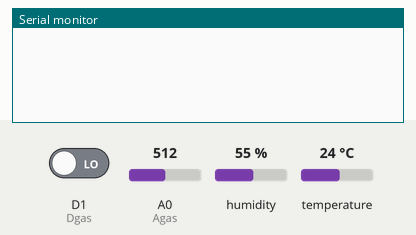
The sketch below on a simulated ESP8266 (NodeMCU). On the bench: the last lines printed to the serial monitor. The test bench sets the inputs (shaded band); at power-on: humidity 55 %, A0 (Agas) = 512, D1 (Dgas) LOW, temperature 24 °C. WiFi joins after 1.5 s; servers stay silent unless stated.

Above: at 3.0 s.
3.1 s: humidity set to 22 %
At 4.2 s:
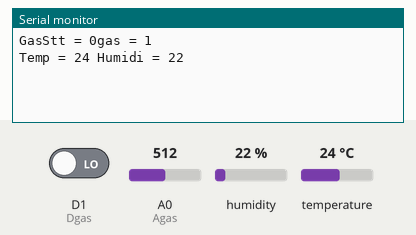
5.3 s: A0 (Agas) set to 716
At 6.1 s:
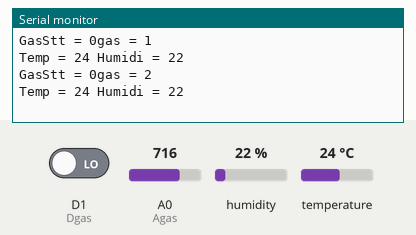
6.8 s: D1 (Dgas) driven HIGH
8.3 s: temperature set to 12 °C
At 9.4 s:
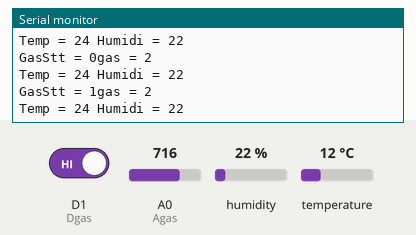
9.8 s: A0 (Agas) set to 511
At 10.4 s:
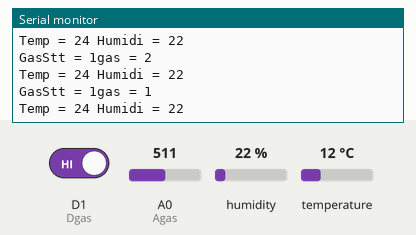
11.3 s: humidity set to 40 %
At 12.7 s:
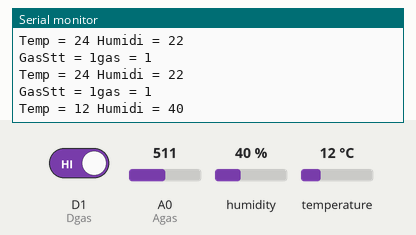

Measured:
- after the input at 3.1 s, the serial monitor: prints a new line after 0.73 s (image 1)
- after the input at 5.3 s, the serial monitor: prints a new line after 0.50 s (image 2)
- after the input at 9.8 s, the serial monitor: prints a new line at once (image 4)
- after the input at 11.3 s, the serial monitor: prints a new line after 0.53 s (image 5)

The sketch:

BrigeDeviceB.ino
```cpp
#define BLYNK_PRINT Serial
#include <ESP8266WiFi.h>
#include <BlynkSimpleEsp8266.h>
BlynkTimer timer;

#include <DHT.h>
#define DHTPIN D6          // Pin ket noi voi DHT
#define DHTTYPE DHT11     // Su dung cam bien DHT11
DHT dht(DHTPIN, DHTTYPE); // Cau hinh chan DHT
#define Vtemp V30
#define Vhumidi V31
#define  Dgas D1
#define VgasStt V32
#define Vgas V33
#define Agas A0


WidgetBridge bridgeA(V40);

char auth[] = "83486216d8ba48ee977e621c6be720a1";  // Quan token Blynk server
// char tokenA[] = "3dddac1594e74646bde292060be39113";//from Blnyk
char tokenA[] = "e2166f454dfc4e7493d15cbd0ebceabf";//from Tapit.vn
char ssid[] = "NT98_A3";  //Tên wifi
char pass[] = "568568568";     //Mật khẩu wifi
//char ssid[] = "TOP";  //Tên wifi
//char pass[] = "0968457018";     //Mật khẩu wifi
char host[] = "tapit.vn";

BLYNK_CONNECTED() {
  Blynk.syncVirtual(V4);
  bridgeA.setAuthToken(tokenA); // Place the AuthToken of the second hardware here
}
void readSensor ()
{
  int h = dht.readHumidity();     //Doc gia tri do am
  int t = dht.readTemperature();  //Doc gia tri nhiet do
  int g = digitalRead(Dgas);
  int j = analogRead(Agas)*(3.3/1023.0);

  bridgeA.virtualWrite(VgasStt,g);
  bridgeA.virtualWrite(Vgas,j);
  Serial.println("GasStt = " + String(g) + "gas = " + String(j) );

   if (t <= 100 && h <=100)
     {
      bridgeA.virtualWrite(Vtemp,t);
      bridgeA.virtualWrite(Vhumidi,h);
      Serial.println("Temp = " + String(t) + " Humidi = " + String(h));
     }

}
void setup()
{
  // Debug console
  Serial.begin(9600);
  Blynk.begin(auth, ssid, pass, host);
  timer.setInterval(2000L, readSensor);
}

void loop()
{
  Blynk.run();
  timer.run();
}
```
